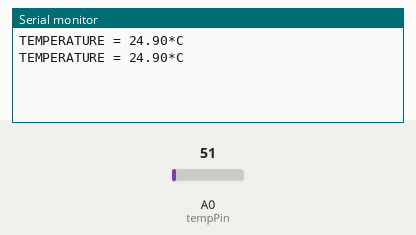
Simulated run of this sketch. Board: Arduino Uno, built with avr-gcc and run on an emulated ATmega328P. Parts: the last lines printed to the serial monitor. The test bench sets the inputs (shaded band); at power-on: A0 (tempPin) = 51.

Above: at 2.8 s.
2.9 s: A0 (tempPin) set to 61
At 4.4 s:
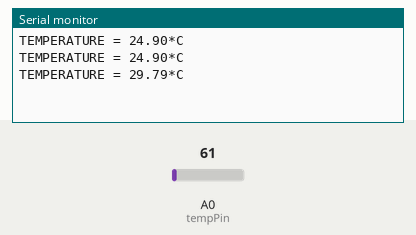
5.6 s: A0 (tempPin) set to 71
At 7.2 s:
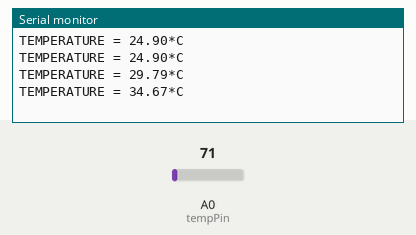
Timing chart, 0 to 8.7 s (numbered marks = the images above; inputs shaded):
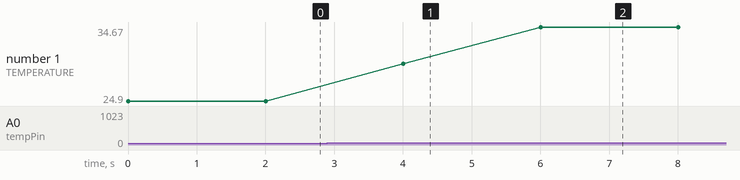

The sketch:

temperature.ino
```cpp
float temp;
int tempPin = A0;

void setup() {
   Serial.begin(9600);
}

void loop() {
   temp = analogRead(tempPin);
   // read analog volt from sensor and save to variable temp
   temp = temp * 0.48828125;
   // convert the analog volt to its temperature equivalent
   Serial.print("TEMPERATURE = ");
   Serial.print(temp); // display temperature value
   Serial.print("*C");
   Serial.println();
   delay(2000); // update sensor reading each one second
}
```

Measured:
- after the input at 2.9 s, the serial monitor: prints a new line after 1.1 s (image 1)
- after the input at 5.6 s, the serial monitor: prints a new line after 0.40 s (image 2)
- plotted number 1: 24.9 → 29.79 after the input at 2.9 s, 29.79 → 34.67 after the input at 5.6 s
